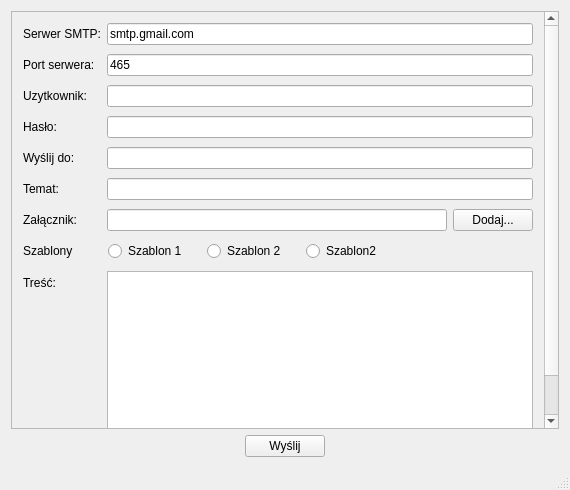
<?xml version="1.0" encoding="UTF-8"?>
<ui version="4.0">
 <class>EmailWindow</class>
 <widget class="QMainWindow" name="EmailWindow">
  <property name="geometry">
   <rect>
    <x>0</x>
    <y>0</y>
    <width>570</width>
    <height>490</height>
   </rect>
  </property>
  <property name="windowTitle">
   <string>SMTP Example</string>
  </property>
  <widget class="QWidget" name="centralWidget">
   <layout class="QVBoxLayout" name="verticalLayout">
    <item>
     <widget class="QScrollArea" name="scrollArea">
      <property name="widgetResizable">
       <bool>true</bool>
      </property>
      <widget class="QWidget" name="scrollAreaWidgetContents">
       <property name="geometry">
        <rect>
         <x>0</x>
         <y>-83</y>
         <width>536</width>
         <height>526</height>
        </rect>
       </property>
       <layout class="QVBoxLayout" name="verticalLayout_2">
        <item>
         <layout class="QFormLayout" name="formLayout">
          <property name="fieldGrowthPolicy">
           <enum>QFormLayout::ExpandingFieldsGrow</enum>
          </property>
          <property name="rowWrapPolicy">
           <enum>QFormLayout::WrapLongRows</enum>
          </property>
          <property name="verticalSpacing">
           <number>9</number>
          </property>
          <item row="0" column="0">
           <widget class="QLabel" name="label">
            <property name="text">
             <string>Serwer SMTP:</string>
            </property>
           </widget>
          </item>
          <item row="0" column="1">
           <widget class="QLineEdit" name="server">
            <property name="text">
             <string>smtp.gmail.com</string>
            </property>
           </widget>
          </item>
          <item row="1" column="0">
           <widget class="QLabel" name="label_2">
            <property name="text">
             <string>Port serwera:</string>
            </property>
           </widget>
          </item>
          <item row="1" column="1">
           <widget class="QLineEdit" name="port">
            <property name="text">
             <string>465</string>
            </property>
           </widget>
          </item>
          <item row="2" column="0">
           <widget class="QLabel" name="label_3">
            <property name="text">
             <string>Uzytkownik:</string>
            </property>
           </widget>
          </item>
          <item row="2" column="1">
           <widget class="QLineEdit" name="uname"/>
          </item>
          <item row="3" column="0">
           <widget class="QLabel" name="label_4">
            <property name="text">
             <string>Hasło:</string>
            </property>
           </widget>
          </item>
          <item row="3" column="1">
           <widget class="QLineEdit" name="paswd">
            <property name="inputMask">
             <string/>
            </property>
            <property name="echoMode">
             <enum>QLineEdit::Password</enum>
            </property>
           </widget>
          </item>
          <item row="4" column="0">
           <widget class="QLabel" name="label_5">
            <property name="text">
             <string>Wyślij do:</string>
            </property>
           </widget>
          </item>
          <item row="4" column="1">
           <widget class="QLineEdit" name="rcpt"/>
          </item>
          <item row="5" column="0">
           <widget class="QLabel" name="label_6">
            <property name="text">
             <string>Temat:</string>
            </property>
           </widget>
          </item>
          <item row="5" column="1">
           <widget class="QLineEdit" name="subject"/>
          </item>
          <item row="6" column="0">
           <widget class="QLabel" name="label_8">
            <property name="text">
             <string>Załącznik:</string>
            </property>
           </widget>
          </item>
          <item row="6" column="1">
           <layout class="QHBoxLayout" name="horizontalLayout_3">
            <item>
             <widget class="QLineEdit" name="file">
              <property name="readOnly">
               <bool>true</bool>
              </property>
             </widget>
            </item>
            <item>
             <widget class="QPushButton" name="browseBtn">
              <property name="text">
               <string>Dodaj...</string>
              </property>
             </widget>
            </item>
           </layout>
          </item>
          <item row="8" column="0">
           <widget class="QLabel" name="label_7">
            <property name="text">
             <string>Treść:</string>
            </property>
           </widget>
          </item>
          <item row="8" column="1">
           <widget class="QPlainTextEdit" name="msg"/>
          </item>
          <item row="7" column="1">
           <layout class="QHBoxLayout" name="horizontalLayout_2">
            <property name="spacing">
             <number>20</number>
            </property>
            <property name="leftMargin">
             <number>1</number>
            </property>
            <property name="topMargin">
             <number>1</number>
            </property>
            <property name="rightMargin">
             <number>1</number>
            </property>
            <property name="bottomMargin">
             <number>1</number>
            </property>
            <item>
             <widget class="QRadioButton" name="template1">
              <property name="text">
               <string>Szablon 1</string>
              </property>
             </widget>
            </item>
            <item>
             <widget class="QRadioButton" name="template2">
              <property name="text">
               <string>Szablon 2</string>
              </property>
             </widget>
            </item>
            <item>
             <widget class="QRadioButton" name="template3">
              <property name="text">
               <string>Szablon2</string>
              </property>
             </widget>
            </item>
           </layout>
          </item>
          <item row="7" column="0">
           <widget class="QLabel" name="label_9">
            <property name="text">
             <string>Szablony</string>
            </property>
           </widget>
          </item>
         </layout>
        </item>
       </layout>
      </widget>
     </widget>
    </item>
    <item>
     <layout class="QHBoxLayout" name="horizontalLayout">
      <item>
       <spacer name="horizontalSpacer">
        <property name="orientation">
         <enum>Qt::Horizontal</enum>
        </property>
        <property name="sizeHint" stdset="0">
         <size>
          <width>40</width>
          <height>20</height>
         </size>
        </property>
       </spacer>
      </item>
      <item>
       <widget class="QPushButton" name="sendBtn">
        <property name="text">
         <string>Wyślij</string>
        </property>
       </widget>
      </item>
      <item>
       <spacer name="horizontalSpacer_2">
        <property name="orientation">
         <enum>Qt::Horizontal</enum>
        </property>
        <property name="sizeHint" stdset="0">
         <size>
          <width>40</width>
          <height>20</height>
         </size>
        </property>
       </spacer>
      </item>
     </layout>
    </item>
   </layout>
  </widget>
  <widget class="QStatusBar" name="statusBar"/>
 </widget>
 <layoutdefault spacing="6" margin="11"/>
 <resources/>
 <connections/>
</ui>
